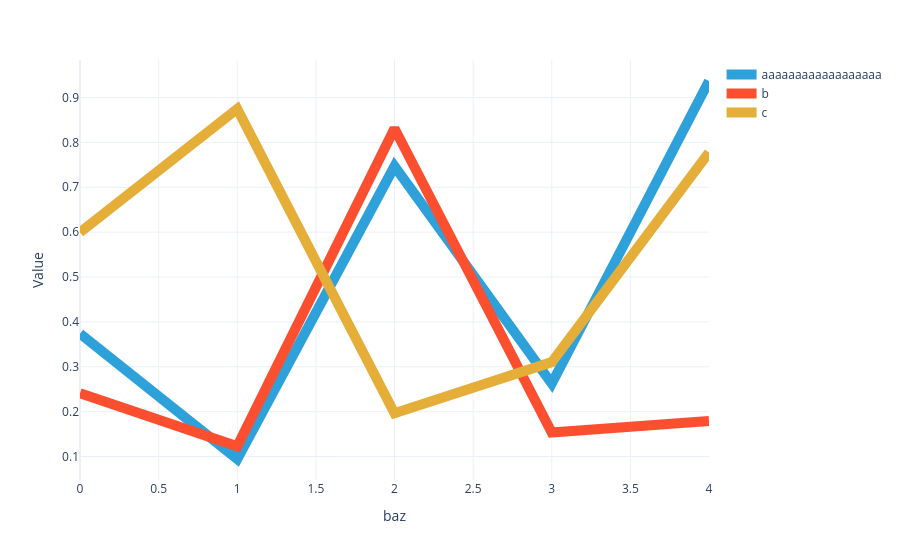

Write notebook code for a chart like this one.
### Code cell
U3.visualize(line_width=10)

### Figure 1 — Plotly figure (JSON) as saved in the notebook; plotly's stock layout.template omitted (floating-point values rounded to 4 significant figures)
{"data": [{"hovertemplate": "foo=aaaaaaaaaaaaaaaaaa<br>baz=%{x}<br>Value=%{y}<extra></extra>", "legendgroup": "aaaaaaaaaaaaaaaaaa", "line": {"color": "#2fa1da", "dash": "solid", "width": 10}, "marker": {"symbol": "circle"}, "mode": "lines", "name": "aaaaaaaaaaaaaaaaaa", "orientation": "v", "showlegend": true, "type": "scatter", "x": [0, 1, 2, 3, 4], "xaxis": "x", "y": [0.3737, 0.09447, 0.7468, 0.2625, 0.9368], "yaxis": "y"}, {"hovertemplate": "foo=b<br>baz=%{x}<br>Value=%{y}<extra></extra>", "legendgroup": "b", "line": {"color": "#fb4f2f", "dash": "solid", "width": 10}, "marker": {"symbol": "circle"}, "mode": "lines", "name": "b", "orientation": "v", "showlegend": true, "type": "scatter", "x": [0, 1, 2, 3, 4], "xaxis": "x", "y": [0.241, 0.1228, 0.8311, 0.1533, 0.1793], "yaxis": "y"}, {"hovertemplate": "foo=c<br>baz=%{x}<br>Value=%{y}<extra></extra>", "legendgroup": "c", "line": {"color": "#e4ae38", "dash": "solid", "width": 10}, "marker": {"symbol": "circle"}, "mode": "lines", "name": "c", "orientation": "v", "showlegend": true, "type": "scatter", "x": [0, 1, 2, 3, 4], "xaxis": "x", "y": [0.5994, 0.8746, 0.1964, 0.3103, 0.7774], "yaxis": "y"}], "layout": {"legend": {"title": {}, "tracegroupgap": 0}, "margin": {"t": 60}, "xaxis": {"anchor": "y", "domain": [0, 1], "title": {"text": "baz"}}, "yaxis": {"anchor": "x", "domain": [0, 1], "title": {"text": "Value"}}}}
